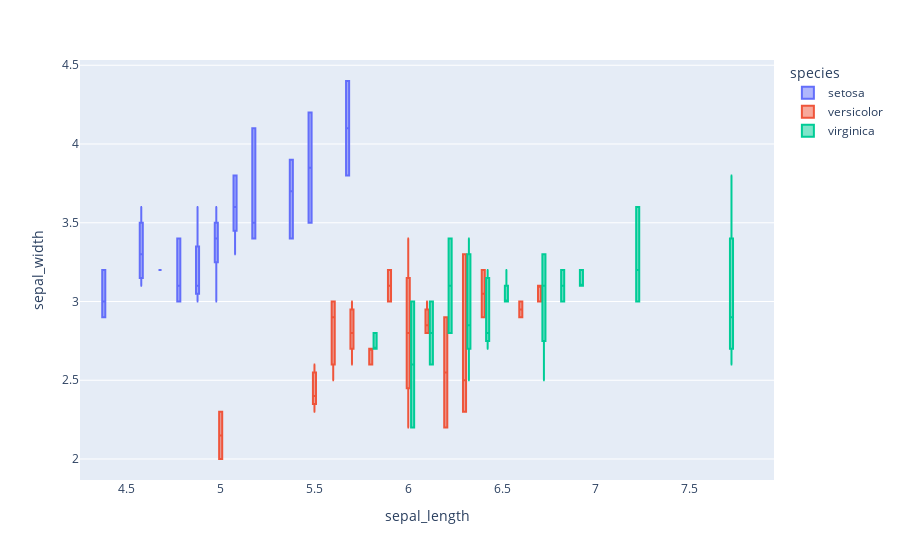

The notebook cell this image was saved under:
### Code cell
fig = px.box(data, x="sepal_length", y="sepal_width", color="species")
fig.update_traces(quartilemethod="exclusive") # or "inclusive", or "linear" by default
fig.show()

### Figure 1 — Plotly figure (JSON) as saved in the notebook; plotly's stock layout.template omitted (floating-point values rounded to 4 significant figures)
{"data": [{"alignmentgroup": "True", "hovertemplate": "species=setosa<br>sepal_length=%{x}<br>sepal_width=%{y}<extra></extra>", "legendgroup": "setosa", "marker": {"color": "#636efa"}, "name": "setosa", "notched": false, "offsetgroup": "setosa", "orientation": "v", "quartilemethod": "exclusive", "showlegend": true, "type": "box", "x": [5.1, 4.9, 4.7, 4.6, 5, 5.4, 4.6, 5, 4.4, 4.9, 5.4, 4.8, 4.8, 4.3, 5.8, 5.7, 5.4, 5.1, 5.7, 5.1, 5.4, 5.1, 4.6, 5.1, 4.8, 5, 5, 5.2, 5.2, 4.7, 4.8, 5.4, 5.2, 5.5, 4.9, 5, 5.5, 4.9, 4.4, 5.1, 5, 4.5, 4.4, 5, 5.1, 4.8, 5.1, 4.6, 5.3, 5], "x0": " ", "xaxis": "x", "y": [3.5, 3, 3.2, 3.1, 3.6, 3.9, 3.4, 3.4, 2.9, 3.1, 3.7, 3.4, 3, 3, 4, 4.4, 3.9, 3.5, 3.8, 3.8, 3.4, 3.7, 3.6, 3.3, 3.4, 3, 3.4, 3.5, 3.4, 3.2, 3.1, 3.4, 4.1, 4.2, 3.1, 3.2, 3.5, 3.6, 3, 3.4, 3.5, 2.3, 3.2, 3.5, 3.8, 3, 3.8, 3.2, 3.7, 3.3], "y0": " ", "yaxis": "y"}, {"alignmentgroup": "True", "hovertemplate": "species=versicolor<br>sepal_length=%{x}<br>sepal_width=%{y}<extra></extra>", "legendgroup": "versicolor", "marker": {"color": "#EF553B"}, "name": "versicolor", "notched": false, "offsetgroup": "versicolor", "orientation": "v", "quartilemethod": "exclusive", "showlegend": true, "type": "box", "x": [7, 6.4, 6.9, 5.5, 6.5, 5.7, 6.3, 4.9, 6.6, 5.2, 5, 5.9, 6, 6.1, 5.6, 6.7, 5.6, 5.8, 6.2, 5.6, 5.9, 6.1, 6.3, 6.1, 6.4, 6.6, 6.8, 6.7, 6, 5.7, 5.5, 5.5, 5.8, 6, 5.4, 6, 6.7, 6.3, 5.6, 5.5, 5.5, 6.1, 5.8, 5, 5.6, 5.7, 5.7, 6.2, 5.1, 5.7], "x0": " ", "xaxis": "x", "y": [3.2, 3.2, 3.1, 2.3, 2.8, 2.8, 3.3, 2.4, 2.9, 2.7, 2, 3, 2.2, 2.9, 2.9, 3.1, 3, 2.7, 2.2, 2.5, 3.2, 2.8, 2.5, 2.8, 2.9, 3, 2.8, 3, 2.9, 2.6, 2.4, 2.4, 2.7, 2.7, 3, 3.4, 3.1, 2.3, 3, 2.5, 2.6, 3, 2.6, 2.3, 2.7, 3, 2.9, 2.9, 2.5, 2.8], "y0": " ", "yaxis": "y"}, {"alignmentgroup": "True", "hovertemplate": "species=virginica<br>sepal_length=%{x}<br>sepal_width=%{y}<extra></extra>", "legendgroup": "virginica", "marker": {"color": "#00cc96"}, "name": "virginica", "notched": false, "offsetgroup": "virginica", "orientation": "v", "quartilemethod": "exclusive", "showlegend": true, "type": "box", "x": [6.3, 5.8, 7.1, 6.3, 6.5, 7.6, 4.9, 7.3, 6.7, 7.2, 6.5, 6.4, 6.8, 5.7, 5.8, 6.4, 6.5, 7.7, 7.7, 6, 6.9, 5.6, 7.7, 6.3, 6.7, 7.2, 6.2, 6.1, 6.4, 7.2, 7.4, 7.9, 6.4, 6.3, 6.1, 7.7, 6.3, 6.4, 6, 6.9, 6.7, 6.9, 5.8, 6.8, 6.7, 6.7, 6.3, 6.5, 6.2, 5.9], "x0": " ", "xaxis": "x", "y": [3.3, 2.7, 3, 2.9, 3, 3, 2.5, 2.9, 2.5, 3.6, 3.2, 2.7, 3, 2.5, 2.8, 3.2, 3, 3.8, 2.6, 2.2, 3.2, 2.8, 2.8, 2.7, 3.3, 3.2, 2.8, 3, 2.8, 3, 2.8, 3.8, 2.8, 2.8, 2.6, 3, 3.4, 3.1, 3, 3.1, 3.1, 3.1, 2.7, 3.2, 3.3, 3, 2.5, 3, 3.4, 3], "y0": " ", "yaxis": "y"}], "layout": {"boxmode": "group", "legend": {"title": {"text": "species"}, "tracegroupgap": 0}, "margin": {"t": 60}, "xaxis": {"anchor": "y", "domain": [0, 1], "title": {"text": "sepal_length"}}, "yaxis": {"anchor": "x", "domain": [0, 1], "title": {"text": "sepal_width"}}}}
